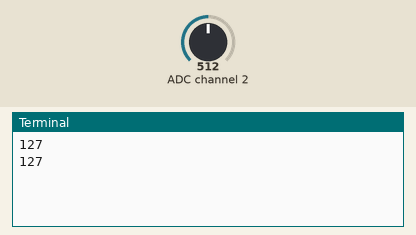
Recording of a program running on a simulated Raspberry Pi (BCM pin numbers). On the bench: the last lines printed to the terminal. The inputs (shaded band) are chosen by the test bench; at power-on: ADC channel 2 = 512 (analog values on the 0–1023 scale).

Above: at 1.2 s.
1.3 s: ADC channel 2 set to 716
At 1.9 s:
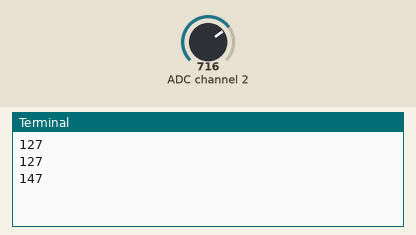
2.8 s: ADC channel 2 set to 900
At 3.5 s:
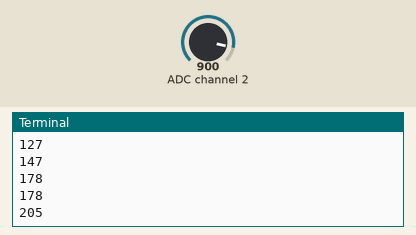
Timing chart, 0 to 5.8 s (numbered marks = the images above; inputs shaded):
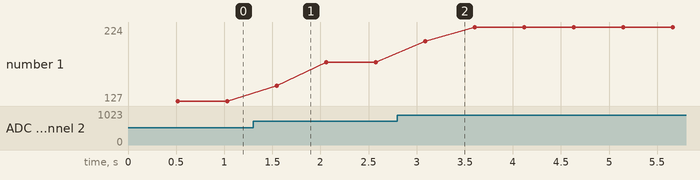

The program:

soundlevel.py
```python
#!/usr/bin/env python
#
# 2017-8-29 by NewDream
#
# i2c interaction with sound adc to extract level

"""
Call souldlevel_read() to fetch dB of sound
"""

import time
import pigpio

BUS = 1
SOUNDLEVEL_ADDR = 0x48

def soundlevel_read():
    """
    read soundlevel from i2c bus
    return soundlevel measurement in unit dB
    """
    # bus.write_i2c_block_data(SHT_ADDR, 0x24, [0x00])
    # time.sleep(0.1)
    # data = range(9)
    # for i in range(9):
    #     data[i] = bus.read_byte(VOC_ADDR)
    pi = pigpio.pi()
    if not pi.connected:
        return -1

    handle = pi.i2c_open(BUS, SOUNDLEVEL_ADDR)
    pi.i2c_write_device(handle, [0x02])

    samples = 100

    (count, data) = pi.i2c_read_device(handle, samples+1)
    # print "%d %d %d %d %d %d %d %d" % (data[1],data[2],data[3],data[4],data[5],data[6],data[7],data[8]) # data[0] is adc from last sample, ignore
    pi.i2c_close(handle)

    soundlevel = sum(data[1:])/samples
    time.sleep(0.01)
    pi.stop()
    return soundlevel

if __name__ == "__main__":

    a = range(0,5)
    while 1:
        a[0] = soundlevel_read()
        time.sleep(0.1)
        a[1] = soundlevel_read()
        time.sleep(0.1)
        a[2] = soundlevel_read()
        time.sleep(0.1)
        a[3] = soundlevel_read()
        time.sleep(0.1)
        a[4] = soundlevel_read()
        print sum(a)/5
```

Measured:
- after the input at 1.3 s, the terminal: prints a new line after 0.24 s (image 1)
- after the input at 2.8 s, the terminal: prints a new line after 0.29 s (image 2)
- plotted number 1: 127 → 178 after the input at 1.3 s, 178 → 224 after the input at 2.8 s
